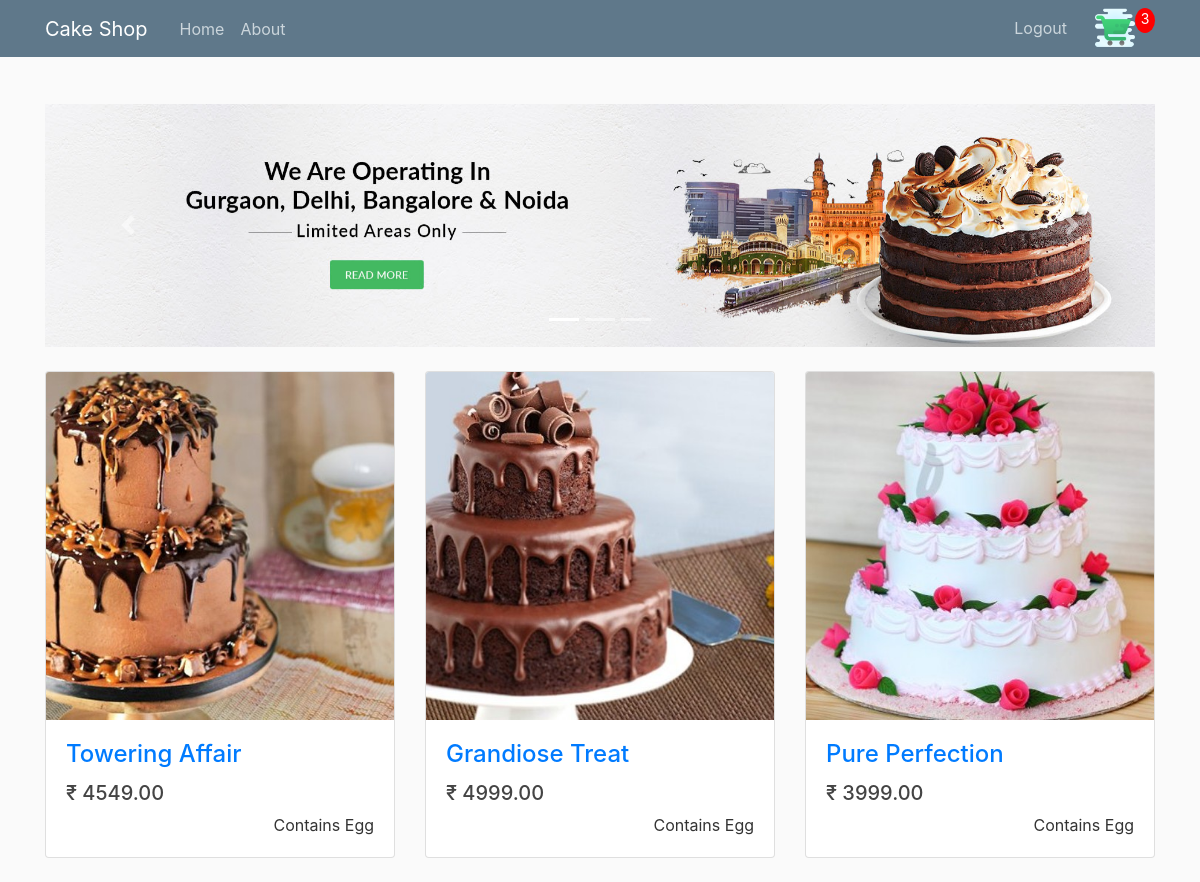
The app's page / (signed in) with its own data.
### store/models.py (models this page shows, shortened)
class ProductDetail(models.Model):
    name = models.CharField(max_length = 50)
    egg = models.BooleanField(default = True)
    image = models.ImageField(default='default.jpg',
                              upload_to='product_images')
    price = models.DecimalField(max_digits=6, decimal_places=2,default = 199)

### store/views.py (the view)
# urls.py: path('', views.home, name='store-home'),
def home(request):
    if request.user.is_authenticated:
        customer = request.user.customer
        order, created = Order.objects.get_or_create(
            customer=customer, complete=False)
        items = order.orderitem_set.all()
        cartItems = order.get_cart_items
    else:
        items = []
        order = {'get_cart_total': 0, 'get_cart_items': 0}
        cartItems = order['get_cart_items']
    prdoucts = ProductDetail.objects.all()
    context = {
        'title': 'Home',
        'products': prdoucts,
        'cartItems': cartItems
    }
    return render(request, 'store/home.html', context)

### store/models.py (called while the page is built)
    @property
    def get_cart_items(self):
        orderitems = self.orderitem_set.all()
        totalquantity = sum([item.quantity for item in orderitems])
        return totalquantity

### templates/store/home.html (shortened to what this page needs)
{% extends "base.html" %} {% load static %}{% block content %}
<div
  id="carouselExampleIndicators"
  class="carousel slide my-4"
  data-ride="carousel"
>
  <ol class="carousel-indicators">
    <li
      data-target="#carouselExampleIndicators"
      data-slide-to="0"
      class="active"
    ></li>
    <li
      data-target="#carouselExampleIndicators"
      data-slide-to="1"
      class=""
    ></li>
    <li
      data-target="#carouselExampleIndicators"
      data-slide-to="2"
      class=""
    ></li>
  </ol>
  <div class="carousel-inner" role="listbox">
    <div class="carousel-item active">
      <img
        class="d-block img-fluid"
        src="{% static 'images/cakeshop_1_banner.jpg' %}"
        alt="First slide"
      />
    </div>
  </div>
  <a
    class="carousel-control-prev"
    href="#carouselExampleIndicators"
    role="button"
    data-slide="prev"
  >
    <span class="carousel-control-prev-icon" aria-hidden="true"></span>
  </a>
  <a
    class="carousel-control-next"
    href="#carouselExampleIndicators"
    role="button"
    data-slide="next"
  >
    <span class="carousel-control-next-icon" aria-hidden="true"></span>
  </a>
</div>
<div class="row">
  {% for product in products %}
  <div class="col-lg-4 col-md-6 mb-4">
    <div class="card h-100">
      <a href="{% url 'store-detail' product.id  %}"
        ><img class="card-img-top" src="{{ product.image.url }}" alt=""
      /></a>
      <div class="card-body">
        <h4 class="card-title">
          <a href="{% url 'store-detail' product.id %}">{{ product.name }}</a>
        </h4>
        <div class="row-lg-2">
          <h5>&#x20b9; {{ product.price }}</h5>
          {% if product.egg %}
          <p class="card-text">
            Contains Egg
          </p>
          {% else %}
          <p class="card-text">
            <img class="icon-egg" src="{% static 'images/veg.jpg' %}" alt="" />
            100%Eggless
          </p>
          {% endif %}
        </div>
      </div>
    </div>
  </div>
  {% endfor %}
</div>
{% endblock content %}

### static/css/main.css (style rules this page uses)
body { background: #fafafa; color: #333333; margin-top: 5rem; }
h1, h2, h3, h4, h5, h6 { color: #444444; }
.card-text { float: right; }

### records on screen
ProductDetail: image (picture), name "Towering Affair", price "4549.00", egg "Contains Egg"
ProductDetail: image (picture), name "Grandiose Treat", price "4999.00", egg "Contains Egg"
ProductDetail: image (picture), name "Pure Perfection", price "3999.00", egg "Contains Egg"

### other values on screen
{{ cartItems }} "3"
